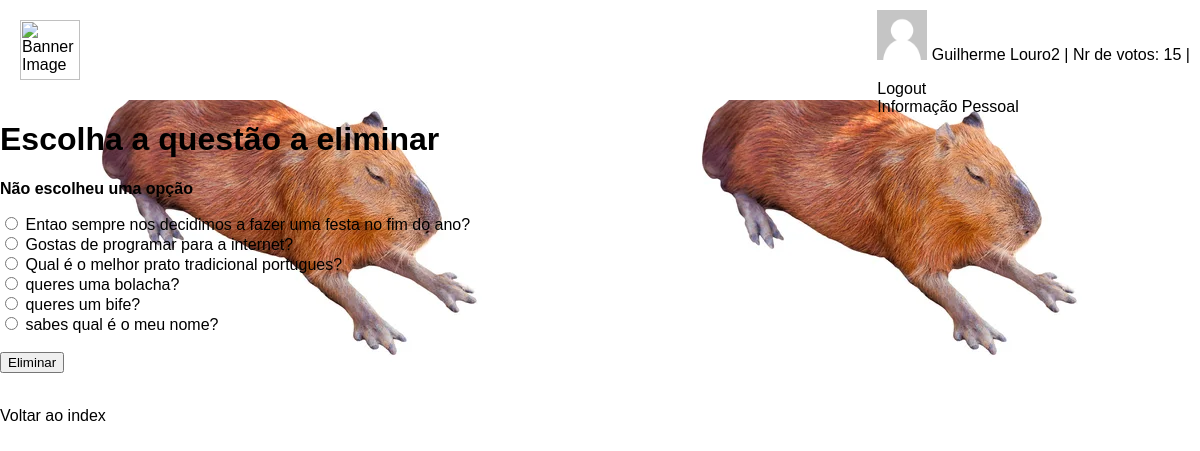
Screenshot of /votacao/eliminar (signed in) with the database file from the repository.
### votacao/models.py (models this page shows, shortened)
class Aluno(models.Model):
    user = models.OneToOneField(User, on_delete=models.CASCADE)
    curso = models.CharField(max_length=100)
    nr_votos = models.IntegerField(default=0)
    image = models.TextField()

class Questao(models.Model):
        questao_texto =  models.CharField(max_length=200)
        pub_data = models.DateTimeField('data depublicacao')

### votacao/views.py (the view)
# urls.py: path('eliminar', views.eliminar, name='eliminar'),
def eliminar(request):
    try:
        questao_seleccionada = Questao.objects.get(pk=request.POST['questao'])
    except (KeyError, Questao.DoesNotExist):
        questoes = Questao.objects.all()
        return render(request, 'votacao/eliminarQuestao.html',
                      {'questoes': questoes, 'error_message': "Não escolheu uma opção", })
    else:
        questao_seleccionada.delete()
    return HttpResponseRedirect(reverse('votacao:index'))

### votacao/templates/votacao/eliminarquestao.html (shortened to what this page needs)
{% extends "votacao/index.html" %}
{% block conteudo %}
<h1>Escolha a questão a eliminar</h1>
{% if error_message %}
<p><strong>{{ error_message }}</strong></p>
{% endif %}
<form action="{% url 'votacao:eliminar'%}" method="post">
  {% for questao in questoes %}
    <input type="radio" name="questao" id="questao{{ forloop.counter }}" value="{{ questao.id }}" />
    <label for="questao{{ forloop.counter }}"> {{ questao.questao_texto }} </label>
    <br />
  {% endfor %}
  <br />
  <input type="submit" value="Eliminar" /><br /><br />
</form>
<a href="{% url 'votacao:index' %}">Voltar ao index</a>
{% endblock %}

### votacao/templates/votacao/index.html (shortened to what this page needs)
<head>
    {% load static %}
    <link rel="stylesheet" type="text/css" href="{% static 'votacao/css/mystyle.css' %}">
</head>
<header>
    {% load static %}
    <div class="banner">
      <img src="https://conhecimentoinovacao.iscte-iul.pt/wp-content/uploads/2021/02/rgb_iscte_pt_horizontal_positive.png" alt="Banner Image">
    </div>
    {% block logina %}
    <div class="username">
      {% if not request.user.is_authenticated %}
        <div style="position:fixed; top:10px; right:10px">
            <a href="{% url 'votacao:registo' %}">
                Registar
            </a>
            <br/>
            <a href="{% url 'votacao:loginpage' %}">
                Login
            </a>
        </div>
      {% else %}
        <div style="position:fixed; top:10px; right:10px">
            {% if request.user.aluno.image == '' %}
                <img src="{{request.user.aluno.image }}" id="img1" height="50">
            {% else %}
                <img src="{% static 'votacao/images/user.png' %}" id="img1" height="50">
            {% endif %}
            <p style="display:inline-block" id="p1"> {{ user.get_username }}</p>
            {% if request.user.aluno %}
                <p style="display:inline-block"> | Nr de votos: {{ user.aluno.nr_votos }} | </p>
             {% endif %}
            <br/>
            <a href="{% url 'votacao:logoutview' %}">
                Logout
            </a>
             <br/>
             <a href="{% url 'votacao:personal' %}">
                Informação Pessoal
            </a>
        </div>
     {% endif %}
    </div>
    {% endblock %}
</header>
{% block conteudo %}{% endblock %}

### votacao/static/votacao/css/mystyle.css (style rules this page uses)
header { display: flex; justify-content: space-between; align-items: center; padding: 20px; background-color: #FFF; box-shadow: 0px 5px 10px rgba(255, 255, 255, 0.1); }
.banner img { height: 60px; }
a { color: rgb(0, 0, 0); text-decoration: none; }

### rows the page displays
Questao: questao_texto "Entao sempre nos decidimos a fazer uma festa no fim do ano?"
Questao: questao_texto "Gostas de programar para a internet?"
Questao: questao_texto "Qual é o melhor prato tradicional portugues?"
Questao: questao_texto "queres uma bolacha?"
Questao: questao_texto "queres um bife?"
Questao: questao_texto "sabes qual é o meu nome?"

### other values shown
{{ user.get_username }} "Guilherme Louro2"
{{ user.aluno.nr_votos }} "15"
{{ error_message }} "Não escolheu uma opção"
